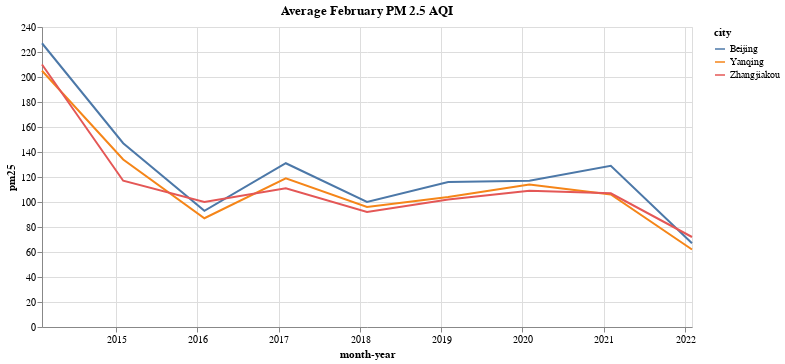

The notebook cell saved with this chart:
### Code cell
alt.Chart(mean_air).mark_line().encode(
    x=alt.X("month-year:T", axis=alt.Axis(format="%Y", tickCount=6)),
    y="pm25:Q",
    color="city",
).properties(width=650, title="Average February PM 2.5 AQI")

### Figure 1 — Vega-Lite specification as saved in the notebook (floating-point values rounded to 4 significant figures)
{"config": {"view": {"continuousWidth": 400, "continuousHeight": 300}}, "data": {"name": "data-f2aeb6088a3c813f33f8c0dd57e8bda5"}, "mark": "line", "encoding": {"color": {"field": "city", "type": "nominal"}, "x": {"axis": {"format": "%Y", "tickCount": 6}, "field": "month-year", "type": "temporal"}, "y": {"field": "pm25", "type": "quantitative"}}, "title": "Average February PM 2.5 AQI", "width": 650, "$schema": "https://vega.github.io/schema/vega-lite/v4.17.0.json", "datasets": {"data-f2aeb6088a3c813f33f8c0dd57e8bda5": [{"month-year": "2014-02", "city": "Beijing", "pm25": 227.0}, {"month-year": "2014-02", "city": "Yanqing", "pm25": 205.0}, {"month-year": "2014-02", "city": "Zhangjiakou", "pm25": 210.0}, {"month-year": "2015-02", "city": "Beijing", "pm25": 147.0}, {"month-year": "2015-02", "city": "Yanqing", "pm25": 134.0}, {"month-year": "2015-02", "city": "Zhangjiakou", "pm25": 117.0}, {"month-year": "2016-02", "city": "Beijing", "pm25": 93.0}, {"month-year": "2016-02", "city": "Yanqing", "pm25": 87.0}, {"month-year": "2016-02", "city": "Zhangjiakou", "pm25": 100.0}, {"month-year": "2017-02", "city": "Beijing", "pm25": 131.0}, {"month-year": "2017-02", "city": "Yanqing", "pm25": 119.0}, {"month-year": "2017-02", "city": "Zhangjiakou", "pm25": 111.0}, {"month-year": "2018-02", "city": "Beijing", "pm25": 100.0}, {"month-year": "2018-02", "city": "Yanqing", "pm25": 96.0}, {"month-year": "2018-02", "city": "Zhangjiakou", "pm25": 92.0}, {"month-year": "2019-02", "city": "Beijing", "pm25": 116.0}, {"month-year": "2019-02", "city": "Yanqing", "pm25": 104.0}, {"month-year": "2019-02", "city": "Zhangjiakou", "pm25": 102.0}, {"month-year": "2020-02", "city": "Beijing", "pm25": 117.0}, {"month-year": "2020-02", "city": "Yanqing", "pm25": 114.0}, {"month-year": "2020-02", "city": "Zhangjiakou", "pm25": 109.0}, {"month-year": "2021-02", "city": "Beijing", "pm25": 129.0}, {"month-year": "2021-02", "city": "Yanqing", "pm25": 106.0}, {"month-year": "2021-02", "city": "Zhangjiakou", "pm25": 107.0}, {"month-year": "2022-02", "city": "Beijing", "pm25": 67.0}, {"month-year": "2022-02", "city": "Yanqing", "pm25": 62.0}, {"month-year": "2022-02", "city": "Zhangjiakou", "pm25": 72.0}]}}
